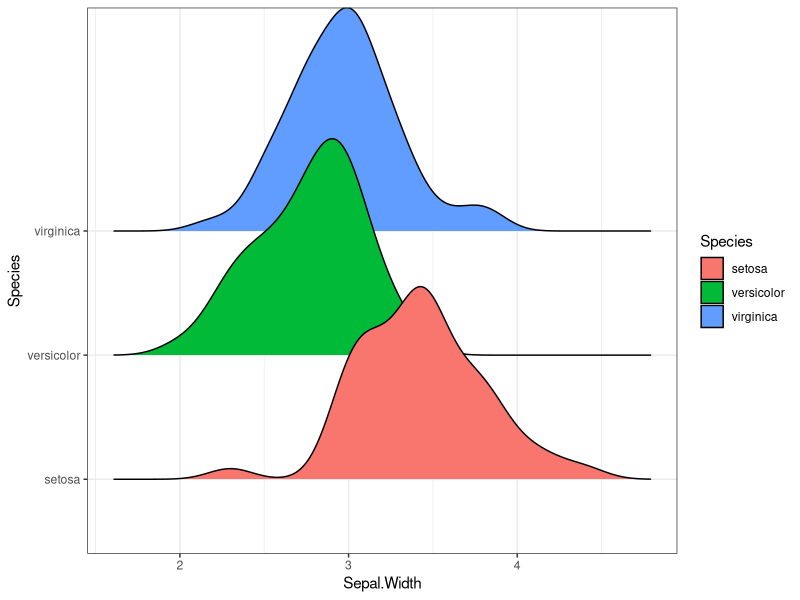
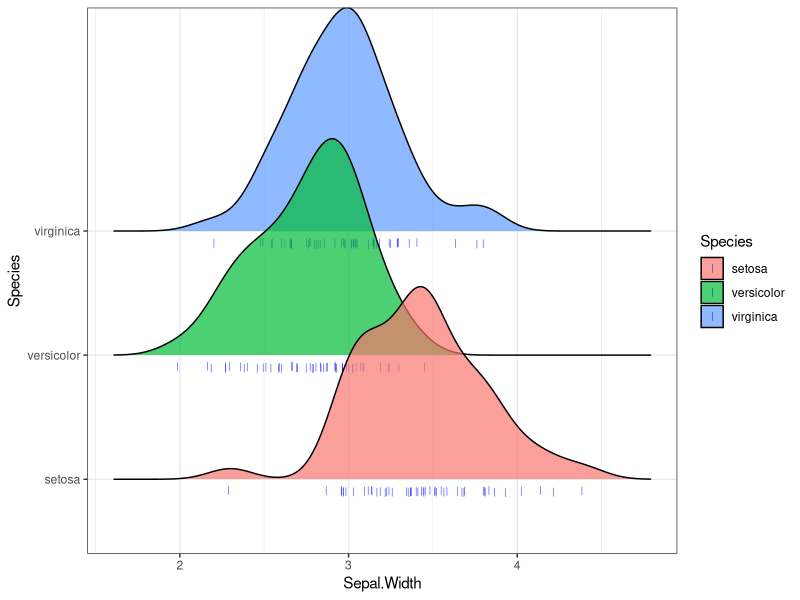
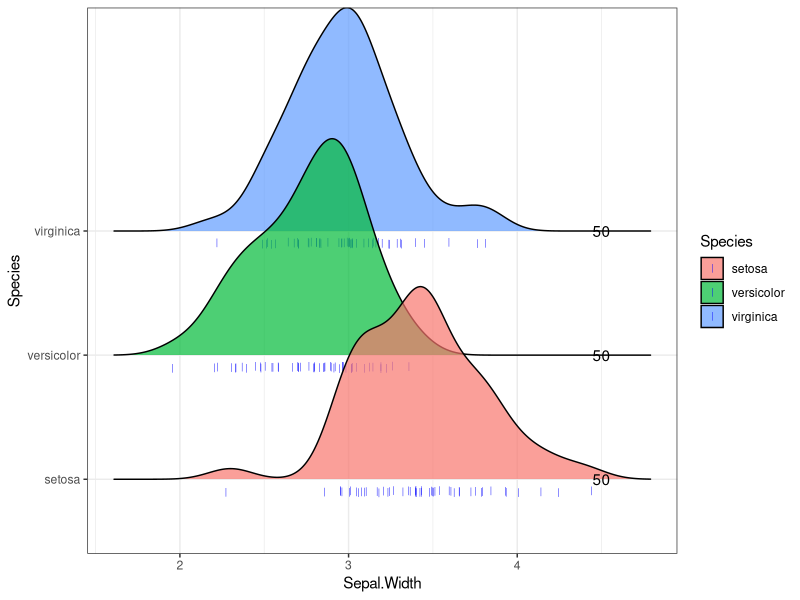
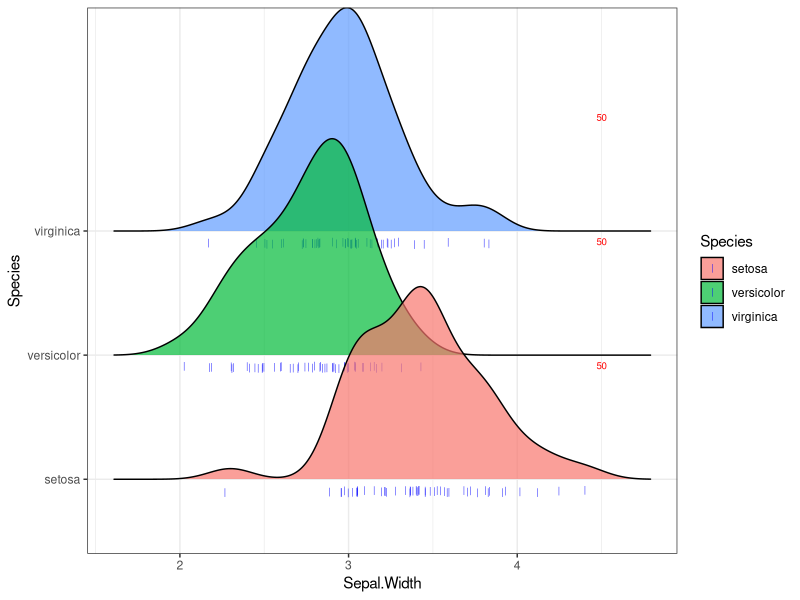

These charts were generated, in order, by the following R code:
## ---- chunk 1
knitr::opts_chunk$set(echo=T, warning=F)
## ---- chunk 2
library(ggplot2)
library(ggridges)
library(dplyr)
plt<-ggplot(iris, aes(x=Sepal.Width, y=Species, fill=Species))
plt<-plt+theme_bw()
plt+geom_density_ridges()
## ---- chunk 3
plt<-plt+geom_density_ridges( # add rug points
    jittered_points = TRUE,
    position = position_points_jitter(width = 0.05, height = 0.01, yoffset = -0.1),
    point_shape = '|', point_size = 2, point_alpha = 0.8, alpha = 0.7, point_color="blue")
plt
## ---- chunk 4
pointCnt<-iris %>% group_by(Species) %>% count()
## ---- chunk 5
plt+geom_text(data=pointCnt, aes(x=4.5, y=Species, label=n))
## ---- chunk 6
plt<-plt+geom_text(data=pointCnt, aes(x=4.5, y=Species, label=n),
  nudge_y = 0.95, vjust=1, size=7/.pt, color="red")
plt
